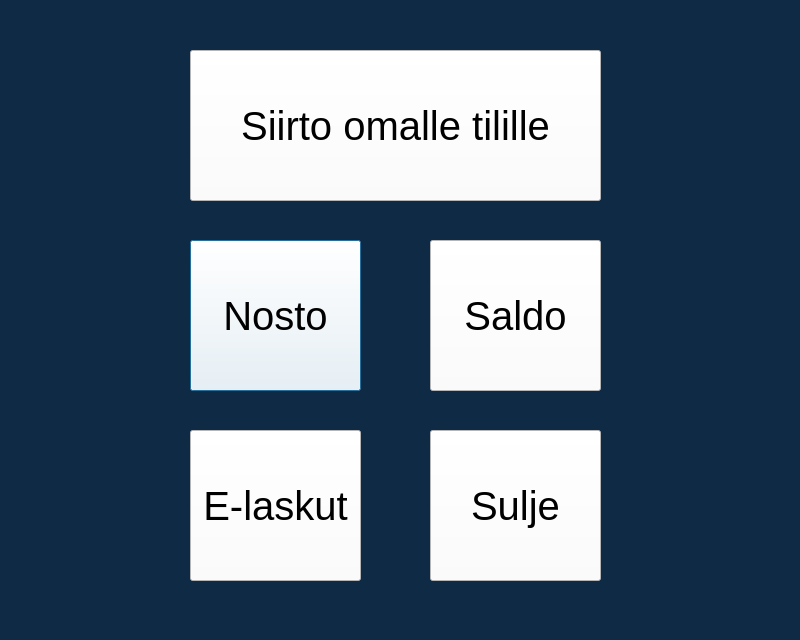
<?xml version="1.0" encoding="UTF-8"?>
<ui version="4.0">
 <class>ActionDialog</class>
 <widget class="QDialog" name="ActionDialog">
  <property name="geometry">
   <rect>
    <x>0</x>
    <y>0</y>
    <width>800</width>
    <height>640</height>
   </rect>
  </property>
  <property name="windowTitle">
   <string>Dialog</string>
  </property>
  <property name="styleSheet">
   <string notr="true">width: 100%;
height: 100%;
background-color: #0F2A45;
</string>
  </property>
  <widget class="QPushButton" name="pushButtonNosto">
   <property name="geometry">
    <rect>
     <x>190</x>
     <y>240</y>
     <width>171</width>
     <height>151</height>
    </rect>
   </property>
   <property name="styleSheet">
    <string notr="true">font-size: 40px;
background-color: white;</string>
   </property>
   <property name="text">
    <string>Nosto</string>
   </property>
  </widget>
  <widget class="QPushButton" name="pushButtonClose">
   <property name="geometry">
    <rect>
     <x>430</x>
     <y>430</y>
     <width>171</width>
     <height>151</height>
    </rect>
   </property>
   <property name="styleSheet">
    <string notr="true">font-size: 40px;
background-color: white;</string>
   </property>
   <property name="text">
    <string>Sulje</string>
   </property>
  </widget>
  <widget class="QPushButton" name="pushButtonELasku">
   <property name="geometry">
    <rect>
     <x>190</x>
     <y>430</y>
     <width>171</width>
     <height>151</height>
    </rect>
   </property>
   <property name="styleSheet">
    <string notr="true">font-size: 40px;
background-color: white;</string>
   </property>
   <property name="text">
    <string>E-laskut</string>
   </property>
  </widget>
  <widget class="QPushButton" name="pushButtonSaldo">
   <property name="geometry">
    <rect>
     <x>430</x>
     <y>240</y>
     <width>171</width>
     <height>151</height>
    </rect>
   </property>
   <property name="styleSheet">
    <string notr="true">font-size: 40px;
background-color: white;</string>
   </property>
   <property name="text">
    <string>Saldo</string>
   </property>
  </widget>
  <widget class="QPushButton" name="pushButtonSiirto">
   <property name="geometry">
    <rect>
     <x>190</x>
     <y>50</y>
     <width>411</width>
     <height>151</height>
    </rect>
   </property>
   <property name="styleSheet">
    <string notr="true">font-size: 40px;
background-color: rgb(255, 255, 255);
</string>
   </property>
   <property name="text">
    <string>Siirto omalle tilille</string>
   </property>
  </widget>
 </widget>
 <resources/>
 <connections/>
</ui>
